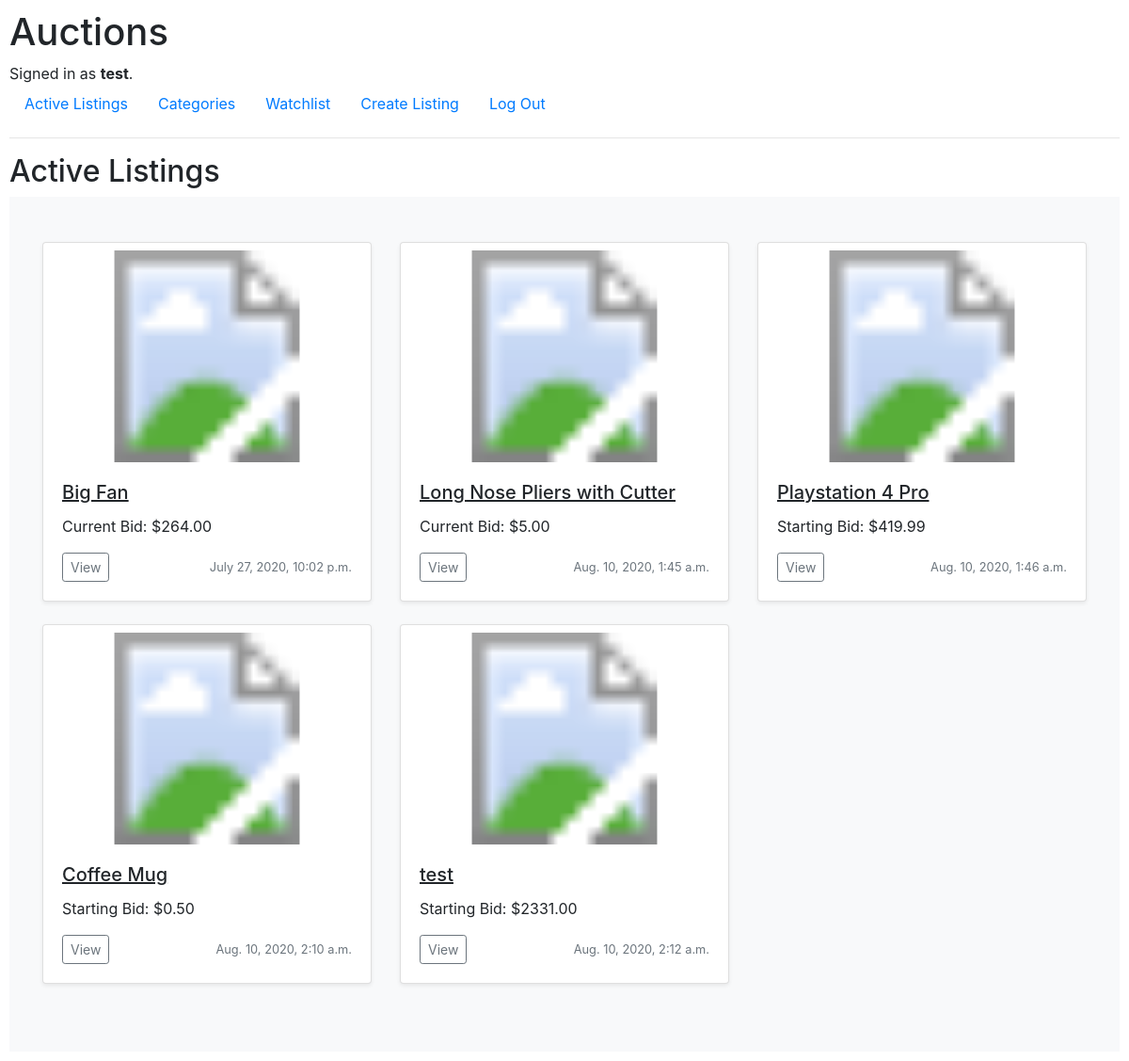
Screenshot of / (signed in) with the database file from the repository.
### auctions/models.py (models this page shows, shortened)
class User(AbstractUser):
    watchlist = models.ManyToManyField('Listing', blank=True, related_name="watchlist")

class Listing(models.Model):
    title           = models.CharField(max_length=100)
    description     = models.CharField(max_length=500)
    date            = models.DateTimeField(auto_now_add=True)
    starting_price  = models.DecimalField(max_digits=11, decimal_places=2)                      # highest sold item in the world was 450million, so 11 digits should suffice
    owner           = models.ForeignKey(User, on_delete=models.CASCADE, related_name="owner")
    image           = models.URLField(blank=True) # Default max_length=200
    status          = models.BooleanField(default=True)
    category        = models.ForeignKey(Categories, null=True, related_name="listing_category", on_delete=models.SET_NULL, blank=True)

class Bid(models.Model):
    user    = models.ForeignKey(User, on_delete=models.CASCADE, related_name="bid_user")
    listing = models.ForeignKey(Listing, on_delete=models.CASCADE, related_name="bid_listing")
    bid     = models.DecimalField(max_digits=11, decimal_places=2)

### auctions/views.py (the view)
# urls.py: path("", views.index, name="index"),
def index(request):
    active_listings = Listing.objects.filter(status="True")
    return render(request, "auctions/index.html", {
        "active_listings": active_listings
    })

### auctions/templates/auctions/index.html (shortened to what this page needs)
{% extends "auctions/layout.html" %}
{% block body %}
    <h2>Active Listings</h2>
    <div class="album py-5 bg-light">
        <div class="container">
            <div class="row">
            {% for listing in active_listings %}
                    <div class="col-md-4">
                        <div class="card mb-4 shadow-sm">
                            <svg class="mt-2 bd-placeholder-img card-img-top" width="100%" height="225" xmlns="http://www.w3.org/2000/svg" preserveAspectRatio="xMidYMid slice" focusable="false" role="img" aria-label="Listing Image">
                                <title>{{ listing.title }}</title>
                                <a href="{% url 'listing' listing.id %}"><image href=" {% if listing.image %}{{ listing.image }}{% else %}https://makitweb.com/demo/broken_image/images/noimage.png{% endif %}" width="100%" height="225"/></a>
                            </svg>
                            <div class="card-body">
                                <h5 class="card-title"><u>{{ listing.title }}</u></h5>
                                <p class="card-text">
                                    {% if listing.bid_listing.all %}
                                        Current Bid: ${{ listing.bid_listing.all.last.bid }}
                                    {% else %}
                                        Starting Bid: ${{ listing.starting_price }}
                                    {% endif %}
                                </p>
                                <div class="d-flex justify-content-between align-items-center">
                                    <div class="btn-group">
                                        <a href="{% url 'listing' listing.id %}" class="btn btn-sm btn-outline-secondary">View</a>
                                    </div>
                                    <small class="text-muted">{{listing.date}}</small>
                                </div>
                            </div>
                        </div>
                    </div>
            {% endfor %}
    </div>
{% endblock %}

### auctions/templates/auctions/layout.html (shortened to what this page needs)
{% load static %}
<!DOCTYPE html>
<html lang="en">
    <head>
        <link rel="stylesheet" href="https://stackpath.bootstrapcdn.com/bootstrap/4.4.1/css/bootstrap.min.css">
        <link href="{% static 'auctions/styles.css' %}" rel="stylesheet">
    </head>
    <body>
        <h1>Auctions</h1>
        <div>
            {% if user.is_authenticated %}
                Signed in as <strong>{{ user.username }}</strong>.
            {% else %}
                Not signed in.
            {% endif %}
        </div>
        <ul class="nav">
            <li class="nav-item">
                <a class="nav-link" href="{% url 'index' %}">Active Listings</a>
            </li>
            <li class="nav-item">
                <a class="nav-link" href="{% url 'categories' %}">Categories</a>
            </li>
            {% if user.is_authenticated %}
                <li class="nav-item">
                    <a class="nav-link" href="{% url 'watchlist' %}">Watchlist</a>
                </li>
                <li class="nav-item">
                    <a class="nav-link" href="{% url 'create_listing' %}">Create Listing</a>
                </li>
                <li class="nav-item">
                    <a class="nav-link" href="{% url 'logout' %}">Log Out</a>
                </li>
            {% endif %}
        </ul>
        <hr>
        {% block body %}
        {% endblock %}
    </body>
</html>

### auctions/static/auctions/styles.css (style rules this page uses)
body { padding: 10px; }

### rows the page displays
User: username "test"
Listing: title "Big Fan", bid_listing.all.last.bid "264.00", date "July 27, 2020, 10:02 p.m."
Listing: title "Long Nose Pliers with Cutter", bid_listing.all.last.bid "5.00", date "Aug. 10, 2020, 1:45 a.m."
Listing: title "Playstation 4 Pro", starting_price "419.99", date "Aug. 10, 2020, 1:46 a.m."
Listing: title "Coffee Mug", starting_price "0.50", date "Aug. 10, 2020, 2:10 a.m."
Listing: title "test", starting_price "2331.00", date "Aug. 10, 2020, 2:12 a.m."
